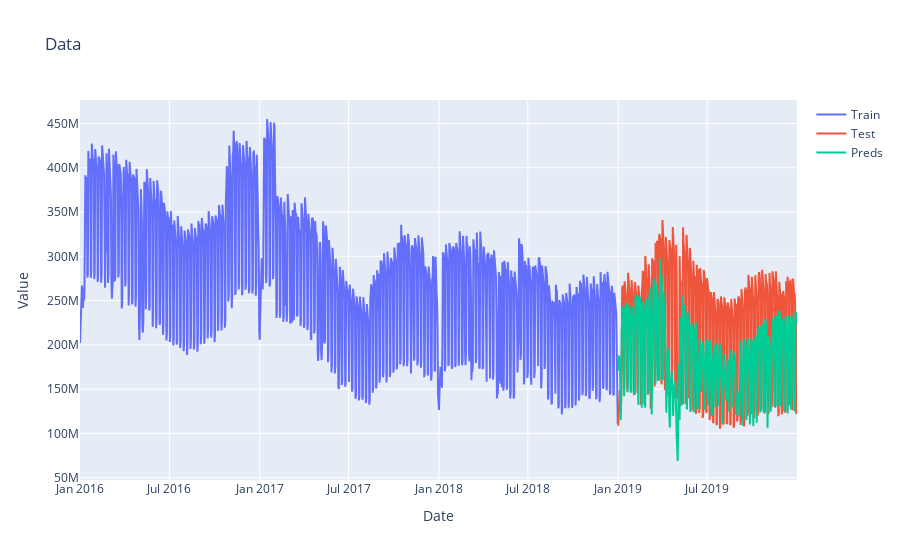

Notebook code for this chart:
### Code cell
answer = pd.DataFrame(df_prediction['prediction']).rename(columns={'prediction': 'value'})
plot_datasets([data_train, data_test, answer], names=['Train', 'Test', 'Preds'], title='Data')

### Figure 1 — Plotly figure (JSON) as saved in the notebook; plotly's stock layout.template omitted (floating-point values rounded to 4 significant figures; data arrays with more than 128 entries replaced by an {"elided": "..."} marker saying what was removed)
{"data": [{"mode": "lines", "name": "Train", "text": {"elided": "1096 str values"}, "type": "scatter", "x": {"elided": "1096 str values"}, "y": {"elided": "1096 int values"}}, {"mode": "lines", "name": "Test", "text": {"elided": "365 str values"}, "type": "scatter", "x": {"elided": "365 str values"}, "y": {"elided": "365 int values"}}, {"mode": "lines", "name": "Preds", "text": {"elided": "365 str values"}, "type": "scatter", "x": {"elided": "365 str values"}, "y": {"elided": "365 int values"}}], "layout": {"title": {"text": "Data"}, "xaxis": {"ticklen": 5, "title": {"text": "Date"}, "zeroline": false}, "yaxis": {"ticklen": 5, "title": {"text": "Value"}, "zeroline": false}}}
